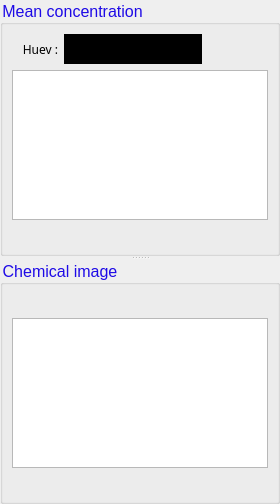
      <widget class="QSplitter" name="splitter_6">
       <property name="orientation">
        <enum>Qt::Vertical</enum>
       </property>
       <widget class="QGroupBox" name="groupBox_6">
        <property name="font">
         <font>
          <family>Arial</family>
          <pointsize>12</pointsize>
         </font>
        </property>
        <property name="styleSheet">
         <string notr="true">QGroupBox::title{
font-weight:bold;
color:rgb(30,10,230)
}
</string>
        </property>
        <property name="title">
         <string>Mean concentration</string>
        </property>
        <layout class="QVBoxLayout" name="verticalLayout_6" stretch="0,1,0">
         <item>
          <layout class="QHBoxLayout" name="horizontalLayout_15" stretch="1,3,1">
           <item>
            <widget class="QLabel" name="label_14">
             <property name="font">
              <font>
               <family>Microsoft YaHei</family>
               <pointsize>9</pointsize>
              </font>
             </property>
             <property name="text">
              <string>Huev :</string>
             </property>
             <property name="alignment">
              <set>Qt::AlignRight|Qt::AlignTrailing|Qt::AlignVCenter</set>
             </property>
            </widget>
           </item>
           <item>
            <widget class="QLabel" name="label_37">
             <property name="minimumSize">
              <size>
               <width>0</width>
               <height>30</height>
              </size>
             </property>
             <property name="font">
              <font>
               <family>Arial</family>
               <pointsize>16</pointsize>
               <weight>50</weight>
               <bold>false</bold>
              </font>
             </property>
             <property name="styleSheet">
              <string notr="true">QLabel{background-color:rgb(0,0,0);
color: '#7FFF00'
}</string>
             </property>
             <property name="text">
              <string>0.00</string>
             </property>
             <property name="alignment">
              <set>Qt::AlignCenter</set>
             </property>
            </widget>
           </item>
           <item>
            <widget class="QLabel" name="label_32">
             <property name="minimumSize">
              <size>
               <width>60</width>
               <height>0</height>
              </size>
             </property>
             <property name="font">
              <font>
               <family>Microsoft YaHei</family>
               <pointsize>9</pointsize>
              </font>
             </property>
             <property name="text">
              <string/>
             </property>
            </widget>
           </item>
          </layout>
         </item>
         <item>
          <widget class="QGraphicsView" name="graphicsView1">
           <property name="minimumSize">
            <size>
             <width>200</width>
             <height>150</height>
            </size>
           </property>
          </widget>
         </item>
         <item>
          <widget class="QLabel" name="label_35">
           <property name="font">
            <font>
             <family>Adobe Devanagari</family>
             <pointsize>10</pointsize>
            </font>
           </property>
           <property name="text">
            <string/>
           </property>
          </widget>
         </item>
        </layout>
       </widget>
       <widget class="QGroupBox" name="groupBox_7">
        <property name="font">
         <font>
          <family>Arial</family>
          <pointsize>12</pointsize>
         </font>
        </property>
        <property name="styleSheet">
         <string notr="true">QGroupBox::title{
font-weight:bold;
color:rgb(30,10,230)
}
</string>
        </property>
        <property name="title">
         <string>Chemical image</string>
        </property>
        <layout class="QVBoxLayout" name="verticalLayout_9" stretch="0,1,0,0">
         <item>
          <widget class="QLabel" name="label_34">
           <property name="font">
            <font>
             <family>Adobe Devanagari</family>
             <pointsize>10</pointsize>
            </font>
           </property>
           <property name="text">
            <string/>
           </property>
          </widget>
         </item>
         <item>
          <widget class="QGraphicsView" name="graphicsView2">
           <property name="minimumSize">
            <size>
             <width>200</width>
             <height>150</height>
            </size>
           </property>
          </widget>
         </item>
         <item>
          <layout class="QHBoxLayout" name="horizontalLayout_56"/>
         </item>
         <item>
          <widget class="QLabel" name="label_36">
           <property name="font">
            <font>
             <family>Adobe Devanagari</family>
             <pointsize>10</pointsize>
            </font>
           </property>
           <property name="text">
            <string/>
           </property>
          </widget>
         </item>
        </layout>
       </widget>
      </widget>
